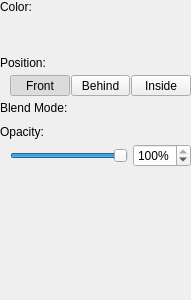
<?xml version="1.0" encoding="UTF-8"?>
<ui version="4.0">
 <class>FilterWidget</class>
 <widget class="QWidget" name="FilterWidget">
  <property name="geometry">
   <rect>
    <x>0</x>
    <y>0</y>
    <width>191</width>
    <height>300</height>
   </rect>
  </property>
  <property name="windowTitle">
   <string>Form</string>
  </property>
  <layout class="QVBoxLayout" name="verticalLayout" stretch="0,1">
   <property name="spacing">
    <number>0</number>
   </property>
   <property name="leftMargin">
    <number>0</number>
   </property>
   <property name="topMargin">
    <number>0</number>
   </property>
   <property name="rightMargin">
    <number>0</number>
   </property>
   <property name="bottomMargin">
    <number>0</number>
   </property>
   <item>
    <layout class="QVBoxLayout" name="verticalLayout_6">
     <property name="spacing">
      <number>5</number>
     </property>
     <item>
      <widget class="QLabel" name="label_4">
       <property name="text">
        <string>Color:</string>
       </property>
      </widget>
     </item>
     <item>
      <layout class="QHBoxLayout" name="horizontalLayout_4">
       <property name="spacing">
        <number>0</number>
       </property>
       <property name="leftMargin">
        <number>10</number>
       </property>
       <item>
        <widget class="anitools::widgets::ColorButton" name="mButtonColor" native="true">
         <property name="sizePolicy">
          <sizepolicy hsizetype="Expanding" vsizetype="Preferred">
           <horstretch>0</horstretch>
           <verstretch>0</verstretch>
          </sizepolicy>
         </property>
         <property name="minimumSize">
          <size>
           <width>0</width>
           <height>32</height>
          </size>
         </property>
        </widget>
       </item>
      </layout>
     </item>
     <item>
      <widget class="QLabel" name="label_3">
       <property name="text">
        <string>Position:</string>
       </property>
      </widget>
     </item>
     <item>
      <layout class="QHBoxLayout" name="horizontalLayout_2">
       <property name="spacing">
        <number>1</number>
       </property>
       <property name="leftMargin">
        <number>10</number>
       </property>
       <item>
        <widget class="QToolButton" name="mButtonPositionFront">
         <property name="sizePolicy">
          <sizepolicy hsizetype="Preferred" vsizetype="Preferred">
           <horstretch>0</horstretch>
           <verstretch>0</verstretch>
          </sizepolicy>
         </property>
         <property name="text">
          <string>Front</string>
         </property>
         <property name="checkable">
          <bool>true</bool>
         </property>
         <property name="checked">
          <bool>true</bool>
         </property>
         <property name="autoExclusive">
          <bool>true</bool>
         </property>
         <property name="class" stdset="0">
          <string>cFlatOptionButton</string>
         </property>
         <attribute name="buttonGroup">
          <string notr="true">buttonGroup</string>
         </attribute>
        </widget>
       </item>
       <item>
        <widget class="QToolButton" name="mButtonPositionBehind">
         <property name="sizePolicy">
          <sizepolicy hsizetype="Preferred" vsizetype="Preferred">
           <horstretch>0</horstretch>
           <verstretch>0</verstretch>
          </sizepolicy>
         </property>
         <property name="text">
          <string>Behind</string>
         </property>
         <property name="checkable">
          <bool>true</bool>
         </property>
         <property name="autoExclusive">
          <bool>true</bool>
         </property>
         <property name="class" stdset="0">
          <string>cFlatOptionButton</string>
         </property>
         <attribute name="buttonGroup">
          <string notr="true">buttonGroup</string>
         </attribute>
        </widget>
       </item>
       <item>
        <widget class="QToolButton" name="mButtonPositionInside">
         <property name="sizePolicy">
          <sizepolicy hsizetype="Preferred" vsizetype="Preferred">
           <horstretch>0</horstretch>
           <verstretch>0</verstretch>
          </sizepolicy>
         </property>
         <property name="text">
          <string>Inside</string>
         </property>
         <property name="checkable">
          <bool>true</bool>
         </property>
         <property name="autoExclusive">
          <bool>true</bool>
         </property>
         <property name="class" stdset="0">
          <string>cFlatOptionButton</string>
         </property>
         <attribute name="buttonGroup">
          <string notr="true">buttonGroup</string>
         </attribute>
        </widget>
       </item>
      </layout>
     </item>
     <item>
      <widget class="QLabel" name="label">
       <property name="text">
        <string>Blend Mode:</string>
       </property>
      </widget>
     </item>
     <item>
      <layout class="QHBoxLayout" name="horizontalLayout">
       <property name="spacing">
        <number>0</number>
       </property>
       <property name="leftMargin">
        <number>10</number>
       </property>
       <item>
        <widget class="anitools::widgets::BlendModeComboBox" name="mComboBlendMode" native="true"/>
       </item>
      </layout>
     </item>
     <item>
      <widget class="QLabel" name="label_2">
       <property name="text">
        <string>Opacity:</string>
       </property>
      </widget>
     </item>
     <item>
      <layout class="QHBoxLayout" name="horizontalLayout_3">
       <property name="spacing">
        <number>5</number>
       </property>
       <property name="leftMargin">
        <number>10</number>
       </property>
       <item>
        <widget class="QSlider" name="mSliderOpacity">
         <property name="maximum">
          <number>100</number>
         </property>
         <property name="value">
          <number>100</number>
         </property>
         <property name="orientation">
          <enum>Qt::Horizontal</enum>
         </property>
        </widget>
       </item>
       <item>
        <widget class="QSpinBox" name="mSpinOpacity">
         <property name="suffix">
          <string>%</string>
         </property>
         <property name="maximum">
          <number>100</number>
         </property>
         <property name="value">
          <number>100</number>
         </property>
        </widget>
       </item>
      </layout>
     </item>
    </layout>
   </item>
   <item>
    <spacer name="verticalSpacer">
     <property name="orientation">
      <enum>Qt::Vertical</enum>
     </property>
     <property name="sizeHint" stdset="0">
      <size>
       <width>0</width>
       <height>0</height>
      </size>
     </property>
    </spacer>
   </item>
  </layout>
 </widget>
 <customwidgets>
  <customwidget>
   <class>anitools::widgets::ColorButton</class>
   <extends>QWidget</extends>
   <header>colorbutton.h</header>
   <container>1</container>
  </customwidget>
  <customwidget>
   <class>anitools::widgets::BlendModeComboBox</class>
   <extends>QWidget</extends>
   <header>blendmodecombobox.h</header>
   <container>1</container>
  </customwidget>
 </customwidgets>
 <resources/>
 <connections/>
 <buttongroups>
  <buttongroup name="buttonGroup"/>
 </buttongroups>
</ui>
